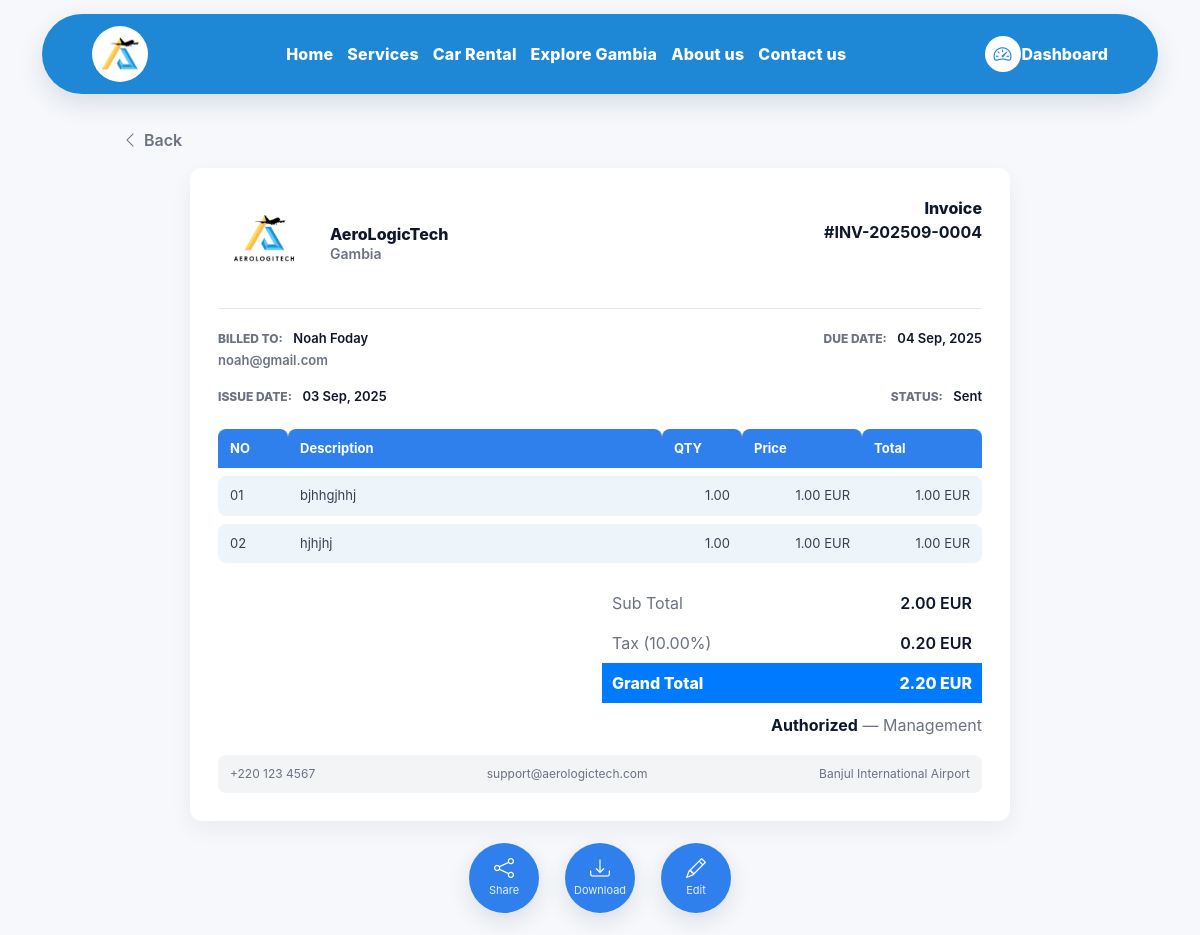
Page /invoices/4/ (signed in) on the committed database.
### apps/invoices/models.py (models this page shows, shortened)
class Invoice(models.Model):
    class Status(models.TextChoices):
        DRAFT = "DRAFT", "Draft"
        SENT = "SENT", "Sent"
        PAID = "PAID", "Paid"
        VOID = "VOID", "Void"
    user        = models.ForeignKey(settings.AUTH_USER_MODEL, on_delete=models.PROTECT, related_name="invoices")
    number      = models.CharField(max_length=32, unique=True, blank=True)
    status      = models.CharField(max_length=10, choices=Status.choices, default=Status.DRAFT, db_index=True)
    currency    = models.CharField(max_length=3, default="EUR")
    tax_rate    = models.DecimalField(max_digits=5, decimal_places=2, default=Decimal("0.00"))  # e.g. 20.00 = 20%
    issued_at   = models.DateField(default=timezone.now)
    due_at      = models.DateField(null=True, blank=True)
    paid_at     = models.DateField(null=True, blank=True)
    notes       = models.TextField(blank=True, default="")
    created_at  = models.DateTimeField(auto_now_add=True, db_index=True)
    amount      = models.DecimalField(max_digits=10, decimal_places=2, default=Decimal("0.00"))
    @property
    def subtotal(self) -> Decimal:
        if not self.pk:
            return Decimal("0.00")
        agg = self.items.aggregate(s=models.Sum(models.F("qty") * models.F("unit_price")))
        return (agg["s"] or Decimal("0.00")).quantize(Decimal("0.01"))
    @property
    def tax_amount(self) -> Decimal:
        return (self.subtotal * (self.tax_rate / Decimal("100"))).quantize(Decimal("0.01"))
    @property
    def total(self) -> Decimal:
        return (self.subtotal + self.tax_amount).quantize(Decimal("0.01"))
    class Meta:
        ordering = ("-created_at",)
        indexes = [
            models.Index(fields=["status", "created_at"]),
            models.Index(fields=["user", "created_at"]),
        ]

class InvoiceItem(models.Model):
    invoice     = models.ForeignKey(Invoice, on_delete=models.CASCADE, related_name="items")
    description = models.CharField(max_length=255)
    qty         = models.DecimalField(max_digits=10, decimal_places=2, default=Decimal("1.00"))
    unit_price  = models.DecimalField(max_digits=10, decimal_places=2)
    def line_total(self) -> Decimal:
        return (self.qty * self.unit_price).quantize(Decimal("0.01"))

### apps/accounts/models.py (models this page shows, shortened)
class User(AbstractUser):
    is_admin = models.BooleanField(default=False)
    phone = models.CharField(max_length=20, blank=True, null=True)

### apps/invoices/views.py (the view)
# urls.py: path("<int:pk>/", invoice_detail, name="detail"),
@login_required
def invoice_detail(request, pk):
    inv = get_object_or_404(
        Invoice.objects.select_related("user").prefetch_related("items"), pk=pk
    )
    return render(request, "invoices/invoice_detail.html", {"inv": inv})

### apps/invoices/templates/invoices/invoice_detail.html (shortened to what this page needs)
<!DOCTYPE html>
<html lang="en">
{% extends "base.html" %}
{% load static %}
{% block extra_head %}
<link rel="stylesheet" href="{% static 'css/dashboard.css' %}">
{% endblock %}
{% block content %}
<div class="container page-wrap">
  <div class="mb-3">
    <a href="{% url 'invoices:list' %}" class="back-link">
      <i class="bi bi-chevron-left"></i> Back
    </a>
  </div>
  {% include "invoices/_invoice_doc.html" with inv=inv %}
  <div class="action-row">
    <a class="round-action" id="share-native" href="#" title="Share invoice" aria-label="Share invoice">
      <i class="bi bi-share"></i>
      <span>Share</span>
    </a>
    <a class="round-action"
       href="{% url 'invoices:pdf' inv.pk %}"
       target="_blank" rel="noopener"
       title="Download PDF" aria-label="Download PDF">
      <i class="bi bi-download"></i>
      <span>Download</span>
    </a>
    <a class="round-action" href="{% url 'invoices:update' inv.pk %}" title="Edit invoice" aria-label="Edit invoice">
      <i class="bi bi-pencil"></i>
      <span>Edit</span>
    </a>
  </div>
</div>
{% endblock %}

### apps/invoices/templates/invoices/_invoice_doc.html (shortened to what this page needs)
{% load static %}
{% load invoice_math %}
<div class="inv-sheet">
  <div class="header">
    <div class="inv-brand">
      <img src="{% static 'images/company-logo.png' %}" alt="AeroLogicTech">
      <div class="company">
        AeroLogicTech
        <small>Gambia</small>
      </div>
    </div>
    <div class="inv-right">
      <div class="inv-title">Invoice</div>
      <div class="inv-no">#{{ inv.number }}</div>
    </div>
  </div>
  <div class="thin-line"></div>
  <div class="meta">
    <div>
      <span class="lbl">BILLED TO:</span>
      <span class="val">{{ inv.user.get_full_name|default:inv.user.username }}</span>
      {% if inv.user.email %}<div class="val" style="margin-top:2px; color:#6b7280;">{{ inv.user.email }}</div>{% endif %}
    </div>
    <div class="right">
      <span class="lbl">DUE DATE:</span>
      <span class="val">{% if inv.due_at %}{{ inv.due_at|date:"d M, Y" }}{% else %}—{% endif %}</span>
    </div>
    <div>
      <span class="lbl">ISSUE DATE:</span>
      <span class="val">{{ inv.issued_at|date:"d M, Y" }}</span>
    </div>
    <div class="right">
      <span class="lbl">STATUS:</span>
      <span class="val">{{ inv.get_status_display|default:inv.status }}</span>
    </div>
  </div>
  <div style="margin-top:14px;">
    <table class="inv">
      <thead>
        <tr>
          <th style="width:70px;">NO</th>
          <th>Description</th>
          <th style="width:80px;">QTY</th>
          <th style="width:120px;">Price</th>
          <th style="width:120px;">Total</th>
        </tr>
      </thead>
      <tbody>
        {% for it in inv.items.all %}
        <tr>
          <td>{{ forloop.counter|stringformat:"02d" }}</td>
          <td>{{ it.description }}</td>
          <td class="ta-right">{{ it.qty|floatformat:2 }}</td>
          <td class="ta-right">{{ it.unit_price|floatformat:2 }} {{ inv.currency }}</td>
          <td class="ta-right">
            {% if it.line_total %}{{ it.line_total|floatformat:2 }}{% else %}{{ it.qty|mul:it.unit_price|floatformat:2 }}{% endif %}
            {{ inv.currency }}
          </td>
        </tr>
        {% empty %}
        <tr>
          <td colspan="5" style="text-align:center; background:#fff; color:#9ca3af;">No line items.</td>
        </tr>
        {% endfor %}
      </tbody>
    </table>
  </div>
  <div class="totals-wrap">
    <table class="totals">
      <tbody>
        <tr>
          <td class="label">Sub Total</td>
          <td class="value">{{ inv.subtotal|floatformat:2 }} {{ inv.currency }}</td>
        </tr>
        <tr>
          <td class="label">Tax ({{ inv.tax_rate|floatformat:2 }}%)</td>
          <td class="value">{{ inv.tax_amount|floatformat:2 }} {{ inv.currency }}</td>
        </tr>
        <tr class="grand">
          <td class="label">Grand Total</td>
          <td class="value">{{ inv.total|floatformat:2 }} {{ inv.currency }}</td>
        </tr>
      </tbody>
    </table>
  </div>
  <div class="signature">
    <b>Authorized</b> — Management
  </div>
  <div class="inv-footer">
    <div>+220 123 4567</div>
    <div>support@aerologictech.com</div>
    <div>Banjul International Airport</div>
  </div>
</div>

### static/css/dashboard.css (style rules this page uses)
:root { --bg: #f6f8fb; --surface: #ffffff; --ink: #0f172a; --muted: #475569; --muted-2: #94a3b8; --primary: #2563eb; --accent: #10b981; --shadow: 0 12px 30px rgba(15, 23, 42, 0.08); --radius: 16px; }
body { background: var(--bg) !important; font-family: "Inter", "SF Pro Display", system-ui, -apple-system, sans-serif; color: var(--ink); }
.back-link { text-decoration:none; color:var(--muted); font-weight:700; }
body { scroll-padding-top: 70px; }

### apps/invoices/templates/invoices/invoice_detail.html (style rules this page uses)
.page-wrap { max-width:980px;margin:20px auto;padding:0 12px; }
.back-link { display:inline-flex;align-items:center;gap:6px;color:#6b7280;text-decoration:none;font-weight:600 }
.action-row { display:flex;justify-content:center;gap:26px;margin:22px 0 }
.round-action { width:70px;height:70px;border-radius:50%; background:#2f80ed;color:#fff;display:flex;flex-direction:column; align-items:center;justify-content:center;text-decoration:none; box-shadow:0 8px 22px rgba(26,39,68,.12) }
.round-action i { font-size:20px;line-height:1 }
.round-action span { font-size:11px;margin-top:4px;color:#e6efff }

### apps/invoices/templates/invoices/_invoice_doc.html (style rules this page uses)
.inv-sheet { width: 820px; max-width: 100%; margin: 0 auto; background: #fff; border-radius: 12px; padding: 28px; box-shadow: 0 8px 22px rgba(26,39,68,.06); }
.header { display:flex; justify-content:space-between; align-items:flex-start; }
.inv-brand { display:flex; align-items:center; gap:16px; }
.inv-brand img { width:96px; height:auto; display:block; }
.inv-brand .company { font-weight:800; line-height:1.2; }
.inv-brand .company small { display:block; font-weight:600; color:#6b7280; margin-top:2px; }
.inv-right { text-align:right; }
.inv-title { font-weight:800; }
.inv-no { font-weight:700; }
.thin-line { height:1px; background:#e5e7eb; margin:16px 0; }
.meta { display:grid; grid-template-columns: 1fr 1fr; gap:12px; }
.meta .lbl { font-weight:800; color:#6b7280; font-size:12px; margin-right:6px; }
.meta .val { font-weight:600; font-size:13px; }
.meta .right { text-align:right; }
table.inv { width:100%; border-collapse:separate; border-spacing:0 8px; font-size:13px; }
table.inv thead th { background:#2f80ed; color:#fff; padding:10px 12px; font-weight:700; text-align:left; border-top-left-radius:8px; border-top-right-radius:8px; }
table.inv tbody td { background:#edf4fa; padding:10px 12px; color:#374151; }
table.inv tbody tr td:first-child { border-top-left-radius:8px; border-bottom-left-radius:8px; }
table.inv tbody tr td:last-child { border-top-right-radius:8px; border-bottom-right-radius:8px; }
.ta-right { text-align:right; }
.totals-wrap { display:flex; justify-content:flex-end; margin-top:12px; }
.totals { width: 380px; max-width: 100%; border-collapse: collapse; }
.totals td { padding:8px 10px; }
.totals .label { color:#6b7280; }
.totals .value { text-align:right; font-weight:600; }
.totals .grand td { background:#007bff; color:#fff; font-weight:800; }
.totals .grand .label { color:#fff; }
.signature { text-align:right; margin-top:10px; color:#6b7280; }
.signature b { color:#0f172a; }
.inv-footer { display:flex; justify-content:space-between; gap:12px; margin-top:18px; padding:10px 12px; background:#f3f4f6; border-radius:8px; font-size:12px; color:#6b7280; }

### rows in the picture
Invoice: number "INV-202509-0004", user.get_full_name "Noah Foday", user.email "noah@gmail.com", due_at "04 Sep, 2025", issued_at "03 Sep, 2025", status "Sent", currency "EUR", subtotal "2.00", tax_rate "10.00", tax_amount "0.20", total "2.20"
InvoiceItem: description "bjhhgjhhj", qty "1.00", unit_price "1.00", line_total "1.00"
InvoiceItem: description "hjhjhj", qty "1.00", unit_price "1.00", line_total "1.00"
